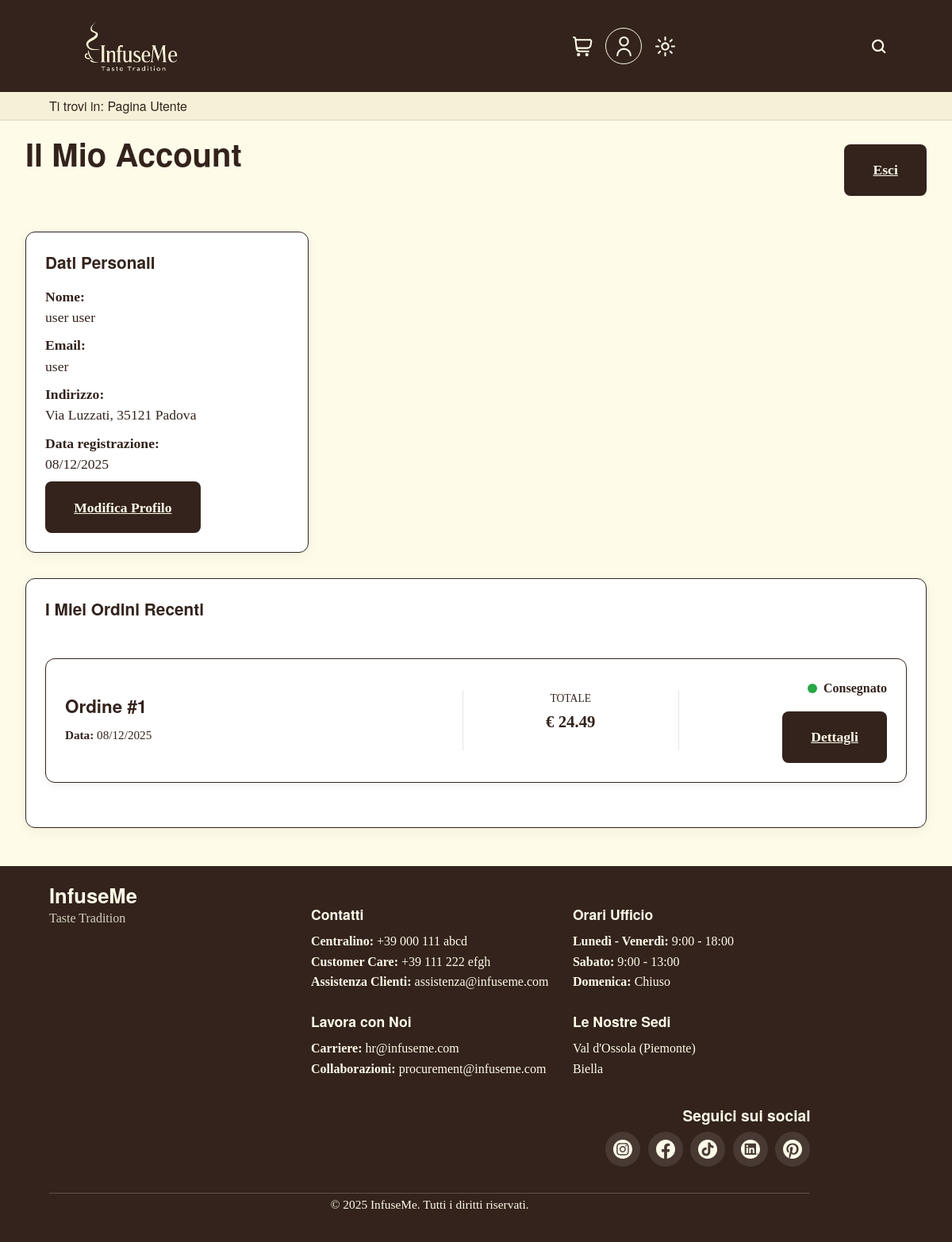
The page /paginaUtente.php (signed in) on the database its author committed.
### tables this page shows
CREATE TABLE utente (
    id_utente INT UNSIGNED AUTO_INCREMENT PRIMARY KEY,
    nome VARCHAR(100) NOT NULL,
    cognome VARCHAR(100) NOT NULL,
    email VARCHAR(255) NOT NULL UNIQUE,
    password_hash VARCHAR(255) NOT NULL,
    data_nascita DATE NOT NULL,
    indirizzo VARCHAR(255) NULL,
    citta VARCHAR(100) NULL,
    cap CHAR(5) NULL,
    paese VARCHAR(100) NULL DEFAULT 'Italia',
    data_registrazione DATETIME NOT NULL DEFAULT CURRENT_TIMESTAMP,
    is_active BOOLEAN NOT NULL DEFAULT TRUE
);

CREATE TABLE ordine (
    id_ordine INT UNSIGNED AUTO_INCREMENT PRIMARY KEY,
    id_utente INT UNSIGNED NOT NULL,
    data_ordine DATETIME NOT NULL DEFAULT CURRENT_TIMESTAMP,
    data_consegna DATE NULL,
    indirizzo_spedizione VARCHAR(255) NULL,
    stato_ord ENUM('in_attesa','pagato','in_preparazione','spedito','consegnato','annullato') NOT NULL DEFAULT 'in_attesa',
    conferma_pagamento BOOLEAN NOT NULL DEFAULT FALSE,
    sottototale DECIMAL(10,2) NOT NULL DEFAULT 0.00,
    spese_spedizione DECIMAL(10,2) NOT NULL DEFAULT 4.99,
    totale DECIMAL(10,2) NOT NULL,
    omaggio BOOLEAN NOT NULL DEFAULT FALSE,
    descrizione_omaggio VARCHAR(255) NULL,
    note TEXT NULL,
    FOREIGN KEY (id_utente) REFERENCES utente(id_utente) ON DELETE RESTRICT,
    CONSTRAINT chk_ordine_totale CHECK (totale >= 0),
    CONSTRAINT chk_ordine_sottototale CHECK (sottototale >= 0)
);

### src/paginaUtente.php (the view, shortened to what this page needs)
<?php
require_once 'php/connessione.php';
require_once 'php/navbar.php';
try {
    $userId = userId();
    $stmt = $pdo->prepare("
        SELECT id_utente, nome, cognome, email, data_registrazione, citta, indirizzo, cap
        FROM utente
        WHERE id_utente = :id
        LIMIT 1");
    $stmt->execute([':id' => $userId]);
    $utente = $stmt->fetch();
    $stmt_ordini = $pdo->prepare("
        SELECT id_ordine, data_ordine, stato_ord, totale
        FROM ordine
        WHERE id_utente = :id
        ORDER BY data_ordine DESC
        LIMIT 5
    ");
    $stmt_ordini->execute([':id' => $userId]);
    $ordini = $stmt_ordini->fetchAll();
} catch (PDOException $e) {
    die("Errore caricamento dati: " . $e->getMessage());
}
$mappaStati = [
    'in_attesa' => 'stato-giallo',
    'confermato' => 'stato-verde',
    'spedito' => 'stato-verde',
    'consegnato' => 'stato-verde',
    'annullato' => 'stato-rosso'
];
$nomeCompleto = htmlspecialchars($utente['nome'] . ' ' . $utente['cognome']);
$emailUtente = htmlspecialchars($utente['email']);
$dataRegistrazione = date("d/m/Y", strtotime($utente['data_registrazione']));
$citta = htmlspecialchars($utente['citta'] ?? '');
$via = htmlspecialchars($utente['indirizzo'] ?? '');
$cap = htmlspecialchars($utente['cap'] ?? '');
$indirizzoCompleto = trim("$via, $cap $citta");
$ordiniHTML = '';
if (!empty($ordini)) {
    foreach ($ordini as $ordine) {
        $stato = $ordine['stato_ord'];
        $classStato = isset($mappaStati[$stato]) ? $mappaStati[$stato] : 'stato-giallo';
        $statoFormattato = ucfirst(str_replace('_', ' ', $stato));
        $dataOrdine = date("d/m/Y", strtotime($ordine['data_ordine']));
        $totaleOrdine = number_format($ordine['totale'], 2);
        $ordiniHTML .= '
        <div class="order-card">
            <div class="order-info">
                <h3 class="order-number">Ordine #' . $ordine['id_ordine'] . '</h3>
                <div class="order-meta">
                    <p><strong>Data:</strong> ' . $dataOrdine . '</p>
                </div>
            </div>
            <div class="order-price">
                <p>Totale</p>
                <p>€ ' . $totaleOrdine . '</p>
            </div>
            <div class="order-status-action">
                <div class="status-wrapper">
                    <span class="' . $classStato . '"></span>
                    <span>' . $statoFormattato . '</span>
                </div>
                <a href="dettaglioOrdine.php?id=' . $ordine['id_ordine'] . '" class="bottone-primario">Dettagli</a>
            </div>
        </div>';
    }
} else {
    $ordiniHTML = '
        <p>Non hai ancora effettuato ordini.</p>
        <div class="admin-actions">
            <a href="catalogo.php" class="bottone-primario">Inizia lo <span lang="en">shopping</span></a>
        </div>';
}
$templatePath = 'html/paginaUtente.html';
if (file_exists($templatePath)) {
    $template = file_get_contents($templatePath);
    $template = str_replace('[navbar]', $navbarBlock, $template);
    $template = str_replace('[NOME_COMPLETO]', $nomeCompleto, $template);
    $template = str_replace('[EMAIL_UTENTE]', $emailUtente, $template);
    $template = str_replace('[DATA_REGISTRAZIONE]', $dataRegistrazione, $template);
    $template = str_replace('[INDIRIZZO_COMPLETO]', $indirizzoCompleto, $template);
    $template = str_replace('[ORDINI_CONTENT]', $ordiniHTML, $template);
    echo $template;
} else {
    die("Errore: Template paginaUtente.html non trovato in html/.");
}
?>

### src/css/mini.css (style rules this page uses)
@media screen and (min-width: 768px) { .container, .header-container { max-width: 720px; padding: 0 1.5em; } }
@media screen and (min-width: 1024px) { .container, .header-container { max-width: 960px; padding: 0 2em; } }
@media screen and (min-width: 1200px) { .container, .header-container { max-width: 1140px; } }
.header-container { display: flex; justify-content: space-between; align-items: center; flex-wrap: nowrap; gap: 2em; }
@media (max-width: 1200px) and (min-width: 1025px) { header { padding: 1em 0; } }
@media (max-width: 1200px) and (min-width: 1025px) { .header-container { padding: 0 40px; } }
@media (max-width: 1200px) and (min-width: 1025px) { .logo { width: 190px; height: 55px; } }
@media (max-width: 1200px) and (min-width: 1025px) { .header-utilities { gap: 0.5em; } }
@media (max-width: 1200px) and (min-width: 1025px) { header .icon-button { width: 44px; height: 44px; } }
@media (max-width: 1200px) and (min-width: 1025px) { header .icon-button svg { width: 25px; height: 25px; } }
@media (max-width: 1200px) and (min-width: 1025px) { .mobile-menu-wrapper .theme-toggle { background-color: transparent; } }

### src/css/print.css (style rules this page uses)
header, footer, nav, .skip-link, .hero-background, .hero-buttons, .fixed-filter-btn, .filter-panel, .sort-options-vertical, #noResults, .bottone-primario, .add-to-cart-icon, .slogan-section, .btn, .admin-actions, .riepilogo-mobile-overlay, .sidebar-config, .btn-reset-link, .btn-conferma, #form-blend, a.pulsante-torna-su, .back-to-top, #aggiungiCarrello { display: none; }
section { margin: 0; padding: 0; }
.user-grid { display: grid; grid-template-columns: 1fr 1fr; gap: 0.3cm; margin: 0; padding: 0; }
.user-card { display: flex; flex-direction: row; align-items: flex-start; justify-content: space-between; page-break-inside: avoid; break-inside: avoid; border: 0.5pt solid #000; border-radius: 2px; padding: 0.3cm; min-height: 3cm; box-sizing: border-box; }
.user-card .card-content { flex: 1; text-align: left; padding-right: 0.3cm; }
.user-card h2 { margin: 0 0 0.2cm 0; font-size: 11pt; font-weight: bold; line-height: 1.2; }
.admin-details { page-break-inside: avoid; break-inside: avoid; margin-top: 0.2cm; }
.admin-details p { margin: 0.1cm 0; font-size: 9pt; line-height: 1.2; }
.admin-details strong { font-weight: 700; font-size: 9pt; }
main#main-content { margin: 0; padding: 0.3cm; max-width: 100%; }

### rows shown on the page
utente: template "Ti trovi in: Pagina Utente Il Mio Account Esci Dati Personali Nome: user user Email: user Indirizzo: Via Luzzati, 35121 Padova Data registrazione: 08/12/2025 Modifica Profilo I Miei Ordini Recenti InfuseMe Taste Tradition Contatti Centralino: +39 000 111 abcd Customer Care : +39 111 222 efgh Assistenza Clienti: assistenza@infuseme.com Lavora con Noi Carriere: hr@infuseme.com Collaborazioni: procurement@infuseme.com Orari Ufficio Lunedì - Venerdì: 9:00 - 18:00 Sabato: 9:00 - 13:00 Domenica: Chiuso Le Nostre Sedi Val d'Ossola (Piemonte) Biella Seguici sui social © 2025 InfuseMe . Tutti i diritti riservati."
ordine: id_ordine "1", data_ordine "08/12/2025", totale "24.49", stato_ord "Consegnato"
